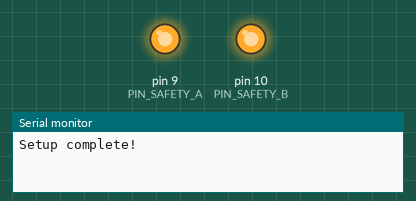
A sketch run on a simulated Arduino Uno, built with avr-gcc and run on an emulated ATmega328P. On the bench: output pins drawn as LEDs (lit = HIGH), the last lines printed to the serial monitor. Pins used as bus, display or sensor lines are not drawn.

Above: at 0.1 s.
At 3.1 s:
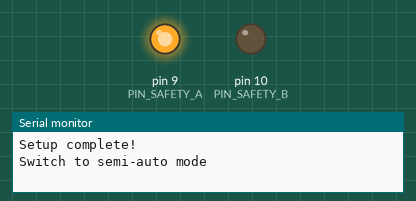
At 6.1 s:
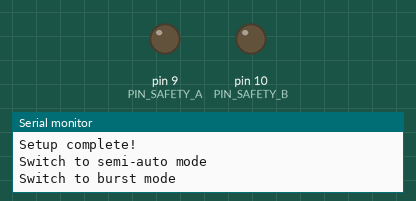
At 9.1 s:
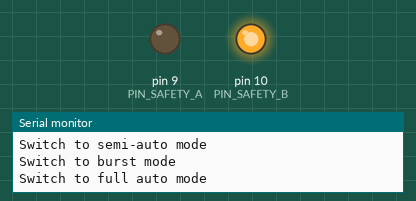
Timing chart, 0 to 10.6 s (numbered marks = the images above):
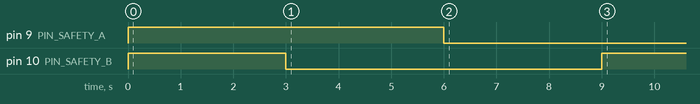

The sketch:

Trigger_Test_03.ino
```cpp
#define PIN_TRIGGER 7
#define PIN_POWER 8
#define PIN_SAFETY_A 9     // blue
#define PIN_SAFETY_B 10    // green

/* Firing Mode Codes:
   A   B   Mode
  -----------------
   1   1   Safe
   1   0   Semi-automatic
   0   0   Burst
   0   1   Full automatic

   Trigger: 0 pulled, 1 released

   Power: 0 pressed, 1 released
*/

void setup() {

  pinMode(PIN_POWER, OUTPUT);
  pinMode(PIN_TRIGGER, OUTPUT);
  pinMode(PIN_SAFETY_A, OUTPUT);
  pinMode(PIN_SAFETY_B, OUTPUT);

  digitalWrite(PIN_POWER, HIGH);
  digitalWrite(PIN_TRIGGER, HIGH);
  digitalWrite(PIN_SAFETY_A, HIGH);
  digitalWrite(PIN_SAFETY_B, HIGH);

  Serial.begin(9600);
  Serial.println("Setup complete!");
  delay(3000);
//  Serial.println("Pressing power button...");
//  digitalWrite(PIN_POWER, LOW);
//  Serial.println("Holding power button for three seconds...");
//  delay(3000);
//  Serial.println("Releasing power button...");
//  digitalWrite(PIN_POWER, HIGH);
//  delay(500);
//  Serial.println("Gun powered on!");
//  delay(500);
  Serial.println("Switch to semi-auto mode");
  digitalWrite(PIN_SAFETY_A, HIGH);
  digitalWrite(PIN_SAFETY_B, LOW);
  delay(3000);
  Serial.println("Switch to burst mode");
  digitalWrite(PIN_SAFETY_A, LOW);
  digitalWrite(PIN_SAFETY_B, LOW);
  delay(3000);
  Serial.println("Switch to full auto mode");
  digitalWrite(PIN_SAFETY_A, LOW);
  digitalWrite(PIN_SAFETY_B, HIGH);
  delay(3000);
  Serial.println("Fire three test shots");
  digitalWrite(PIN_TRIGGER, LOW);
  delay(150);
  digitalWrite(PIN_TRIGGER, HIGH);
  delay(150);
  digitalWrite(PIN_TRIGGER, LOW);
  delay(150);
  digitalWrite(PIN_TRIGGER, HIGH);
  delay(150);
  digitalWrite(PIN_TRIGGER, LOW);
  delay(150);
  digitalWrite(PIN_TRIGGER, HIGH);
  delay(150);


}

void loop() {
//  Serial.print("Trigger: ");
//  Serial.print(digitalRead(PIN_TRIGGER));
//  Serial.print("     Power: ");
//  Serial.print(digitalRead(PIN_POWER));
//  Serial.print("     Safety A: ");
//  Serial.print(digitalRead(PIN_SAFETY_A));
//  Serial.print("     Safety B: ");
//  Serial.println(digitalRead(PIN_SAFETY_B));
}

void power_toggle() {
  digitalWrite(PIN_POWER, LOW);
  delay(3000);
  digitalWrite(PIN_POWER, HIGH);
  delay(500);
}

void safety_off() {
  digitalWrite(PIN_SAFETY_A, HIGH);
  digitalWrite(PIN_SAFETY_B, LOW);
}

void safety_on() {
  digitalWrite(PIN_SAFETY_A, HIGH);
  digitalWrite(PIN_SAFETY_B, HIGH);
}

void fire(int num_shots) {
  for (int i = 0; i < num_shots; i++) {
    digitalWrite(PIN_TRIGGER, LOW);
    delay(150);
    digitalWrite(PIN_TRIGGER, HIGH);
    delay(150);
  }
}
```
